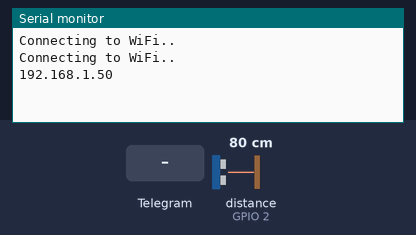
The sketch below on a simulated ESP32. Parts: the last lines printed to the serial monitor. The test bench sets the inputs (shaded band); at power-on: distance to the obstacle (sensor on GPIO 2) 80 cm. The echo pulse lasts 58.3 µs per cm; WiFi joins after 1.5 s; servers stay silent unless stated.

Above: at 3.2 s.
3.3 s: Telegram message "/start" received
At 4.5 s:
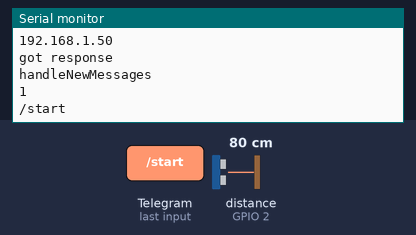
5.1 s: Telegram message "/Temperatur" received
At 6.4 s:
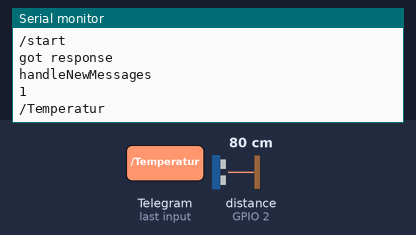

Measured:
- after the input at 3.3 s, the serial monitor: prints a new line after 0.30 s (image 1)
- after the input at 5.1 s, the serial monitor: prints a new line after 0.72 s (image 2)

The sketch:

ultrasonik_ke_telegram_esp_32.ino
```cpp
#include <WiFi.h>
#include <WiFiClientSecure.h>
#include <UniversalTelegramBot.h>
#include <ArduinoJson.h>
#include <Adafruit_Sensor.h>
#include <DHT.h>

const char* ssid = "hidden";
const char* password = "22222222";
#define trig 15                          //triger HC-SR04 pin D15
#define echo 2                          //echo HC-SR04 pin D2


// Uncomment the type of sensor in use:
//define DHTTYPE    DHT11     // DHT 11
//#define DHTTYPE    DHT22     // DHT 22 (AM2302)
//#define DHTTYPE    DHT21     // DHT 21 (AM2301)

//DHT dht(DHTPIN, DHTTYPE);
//boolean state_t, state_h;

// inisialisasi Bot Token
#define BOTtoken "6045596391:AAF2weQAOaNccRS7c5GGWWE0MaK4E14YTCs"  // Bot Token dari BotFather

// chat id dari @myidbot
#define CHAT_ID "1840057835"

WiFiClientSecure client;
UniversalTelegramBot bot(BOTtoken, client);

int botRequestDelay = 1000;
unsigned long lastTimeBotRan;

void handleNewMessages(int numNewMessages) {
  Serial.println("handleNewMessages");
  Serial.println(String(numNewMessages));
  digitalWrite(trig, LOW);
  delayMicroseconds(2);
  digitalWrite(trig, HIGH);
  delayMicroseconds(10);
  digitalWrite(trig, LOW);
  int t = pulseIn(echo, HIGH);
  int cm = t * 0.034 / 2;

  for (int i=0; i<numNewMessages; i++) {
    String chat_id = String(bot.messages[i].chat_id);
    if (chat_id != CHAT_ID){
      bot.sendMessage(chat_id, "Unauthorized user", "");
      continue;
    }

    String text = bot.messages[i].text;
    Serial.println(text);

    String from_name = bot.messages[i].from_name;

    if (text == "/start") {
      String control = "Selamat Datang, " + from_name + ".\n";
      control += "Gunakan Commands Di Bawah Untuk Monitoring DHT11\n\n";
      control += "/Temperatur Untuk Monitoring Suhu \n";
      control += "/Humidity Untuk Monitoring Kelembapan \n";
      bot.sendMessage(chat_id, control, "");

    }

    if (text == "/Temperatur") {

      if (isnan(cm)) {
          Serial.println(F("Failed to read from DHT sensor!"));
          return;
      }
      String suhu = "Status Suhu ";
      suhu += cm;
      suhu +=" ⁰Cm\n";
      bot.sendMessage(chat_id, suhu, "");
    }
  if (cm < 10)  {
bot.sendMessage(chat_id, "pelanggaran");
  }
  else {
bot.sendMessage(chat_id, "");
  }

   /* if (text == "/Humidity") {
      int h= dht.readHumidity();
      if (isnan(h)) {
          Serial.println(F("Failed to read from DHT sensor!"));
          return;
      }
      String lembab = "Status Kelembapan ";
      lembab += h;
      lembab +=" %Rh\n";
      bot.sendMessage(chat_id, lembab, "");
    }
*/
  }
}

void setup() {
  Serial.begin(115200);
  pinMode(trig, OUTPUT);                   //Output pin MODE triger HC-SR04
  pinMode(echo, INPUT);                    //input pin MODE echo HC-SR04


  // Koneksi Ke Wifi
  WiFi.mode(WIFI_STA);
  WiFi.begin(ssid, password);
  #ifdef ESP32
    client.setCACert(TELEGRAM_CERTIFICATE_ROOT);
  #endif
  while (WiFi.status() != WL_CONNECTED) {
    delay(1000);
    Serial.println("Connecting to WiFi..");
  }
  // Print ESP32 Local IP Address
  Serial.println(WiFi.localIP());
}

void loop() {
  if (millis() > lastTimeBotRan + botRequestDelay)  {
    int numNewMessages = bot.getUpdates(bot.last_message_received + 1);

    while(numNewMessages) {
      Serial.println("got response");
      handleNewMessages(numNewMessages);
      numNewMessages = bot.getUpdates(bot.last_message_received + 1);

    }
    lastTimeBotRan = millis();

  }

}
```
